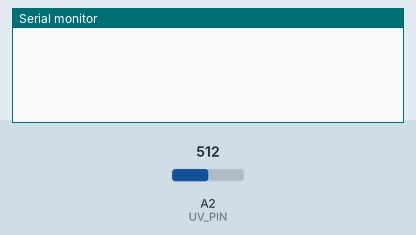
Bench run of a sketch on a simulated Arduino Mega 2560, built with avr-gcc and run on an emulated ATmega2560. On the bench: the last lines printed to the serial monitor. The inputs (shaded band) are chosen by the test bench; at power-on: A2 (UV_PIN) = 512.

Above: at 1.2 s.
1.3 s: A2 (UV_PIN) set to 716
At 2.9 s:
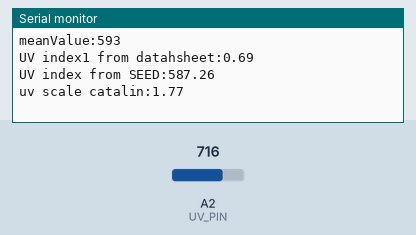
3.7 s: A2 (UV_PIN) set to 900
At 4.5 s:
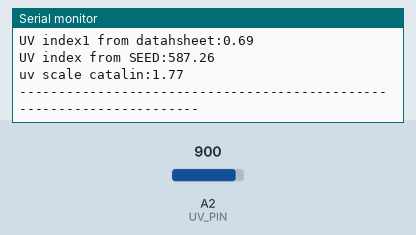
Timing chart, 0 to 6.7 s (numbered marks = the images above; inputs shaded):
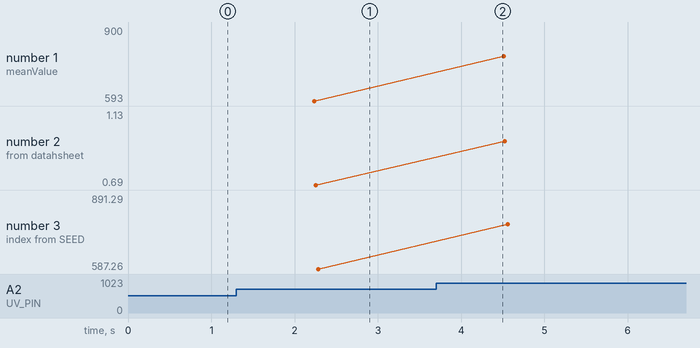

The sketch:

Sketch_uvSensor.ino
```cpp
#define UV_PIN A2

void setup() {
  Serial.begin(9600);
  digitalWrite(38, HIGH);
}

void loop() {

  int sensorValue;
  long sum = 0;
  for (int i = 0; i < 1024; i++)  // accumulate readings for 1024 times
  {
    sensorValue = analogRead(UV_PIN);
    //Serial.print(sensorValue);
    sum = sensorValue + sum;
    delay(2);
  }
  long meanVal = sum / 1024;  // get mean value
  Serial.println("----------------------------------------------------------------------");
  Serial.print("meanValue:");
  Serial.println(meanVal);


  float sensorVout = meanVal * (3.300/ 1023.0);
  //Serial.print("The current voltage is:");
  //Serial.println(sensorVout);

   // if(sensorVout >= 0.1){
  Serial.print("UV index1 from datahsheet:");
  float uv= (sensorVout *1000 / 4.3 - 83) / 21;
  Serial.println(uv/25);

  Serial.print("UV index from SEED:");
  float uvIntensity = sensorVout * 307.0;  // Resultado em mW/m²
  Serial.println(uvIntensity);

  Serial.print("uv scale catalin:");
  float uvReal = (uv - 29.27) * (11 - 2) / (500 - 29.27) + 2;
  Serial.println(uvReal);
  //}
  //delay(20);
}
```

Measured:
- after the input at 1.3 s, the serial monitor: prints a new line after 0.94 s (image 1)
- plotted number 1: 593 → 900 after the input at 3.7 s
- plotted number 2: 0.69 → 1.13 after the input at 3.7 s
- plotted number 3: 587.26 → 891.29 after the input at 3.7 s
